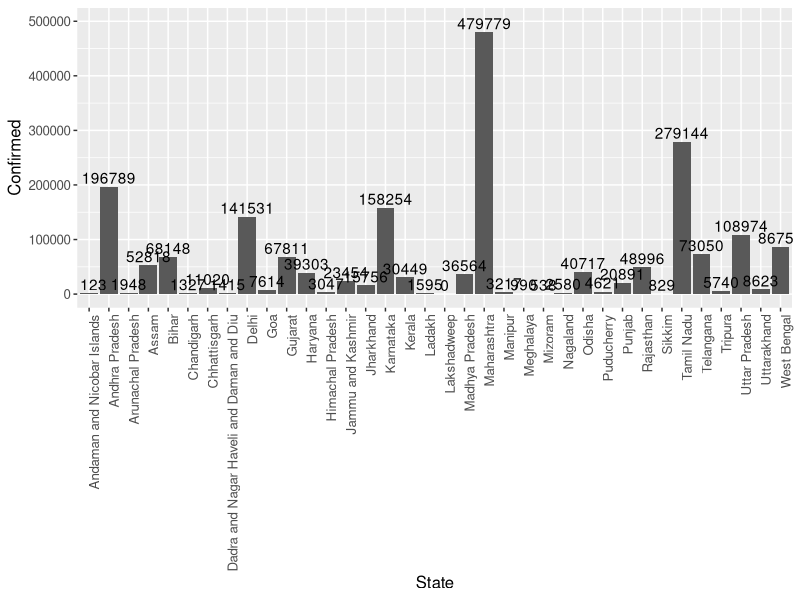

Generate this figure with R:
#!/usr/bin/Rscript
{
  data<-read.csv("covid-cases.csv") #choose the file -> data(file.choose()) to select the files manually
data
summary(data)
str(data)
#install.packages('ggplot2')
library(ggplot2)
options(scipen = 999)
ggplot(data,aes(State,Confirmed)) +
  geom_bar(stat = "identity")+
  ylim(0,500000)+
  
  geom_text(aes(label=Confirmed), position=position_dodge(width=0.2), vjust=-0.25)+
  
  theme(text = element_text(size=12),axis.text.x = element_text(angle=90, hjust=1)) 
}
